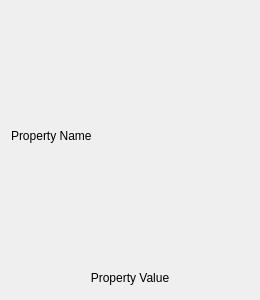
<?xml version="1.0" encoding="UTF-8"?>
<ui version="4.0">
 <class>property_dialog</class>
 <widget class="QWidget" name="property_dialog">
  <property name="geometry">
   <rect>
    <x>0</x>
    <y>0</y>
    <width>260</width>
    <height>300</height>
   </rect>
  </property>
  <property name="windowTitle">
   <string>Form</string>
  </property>
  <layout class="QVBoxLayout" name="verticalLayout">
   <item>
    <widget class="QLabel" name="property_name">
     <property name="text">
      <string>Property Name</string>
     </property>
    </widget>
   </item>
   <item>
    <widget class="QPushButton" name="property_value">
     <property name="text">
      <string>Property Value</string>
     </property>
     <property name="flat">
      <bool>true</bool>
     </property>
    </widget>
   </item>
  </layout>
 </widget>
 <resources/>
 <connections/>
</ui>
